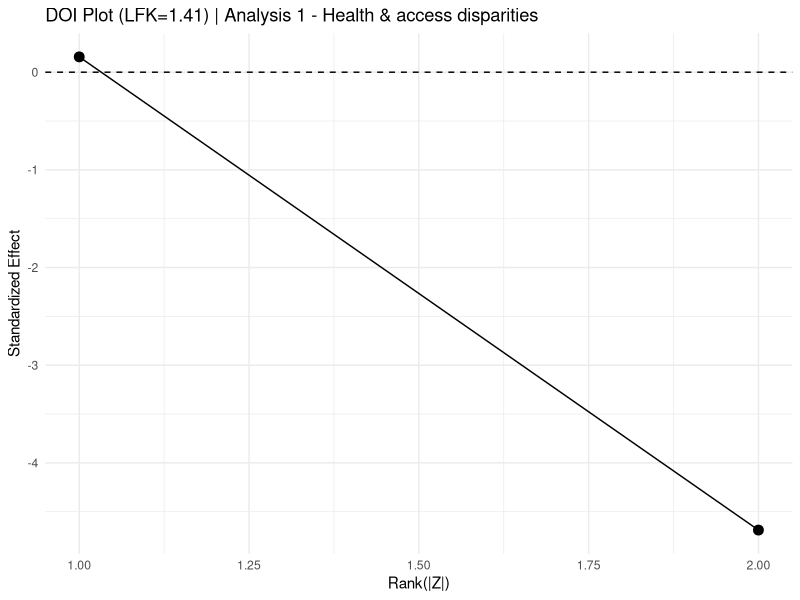
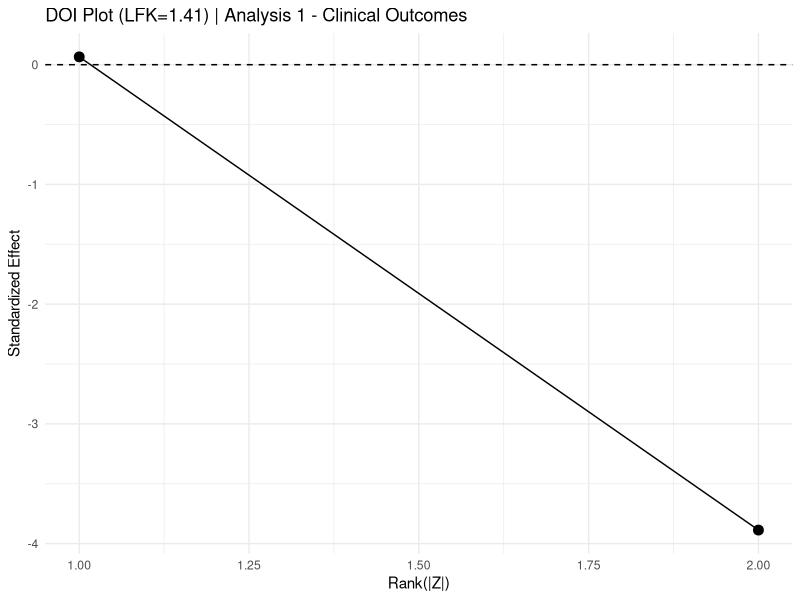
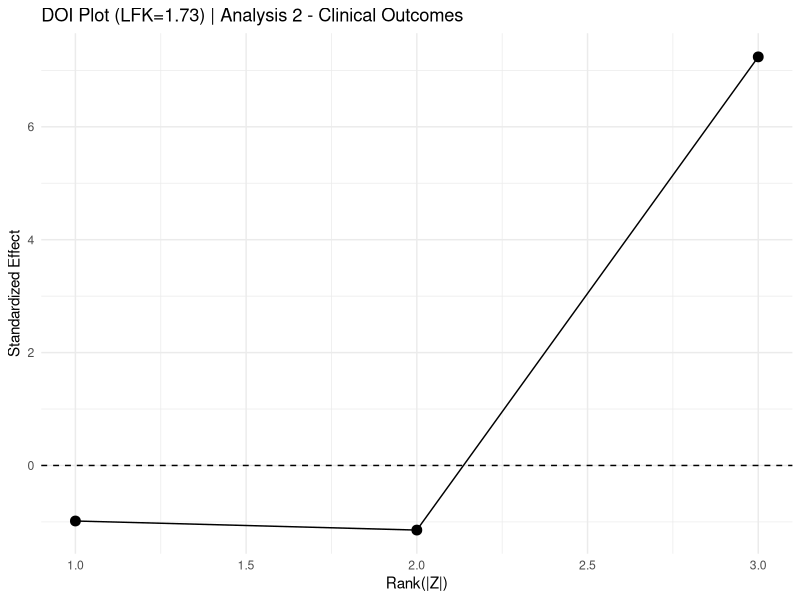
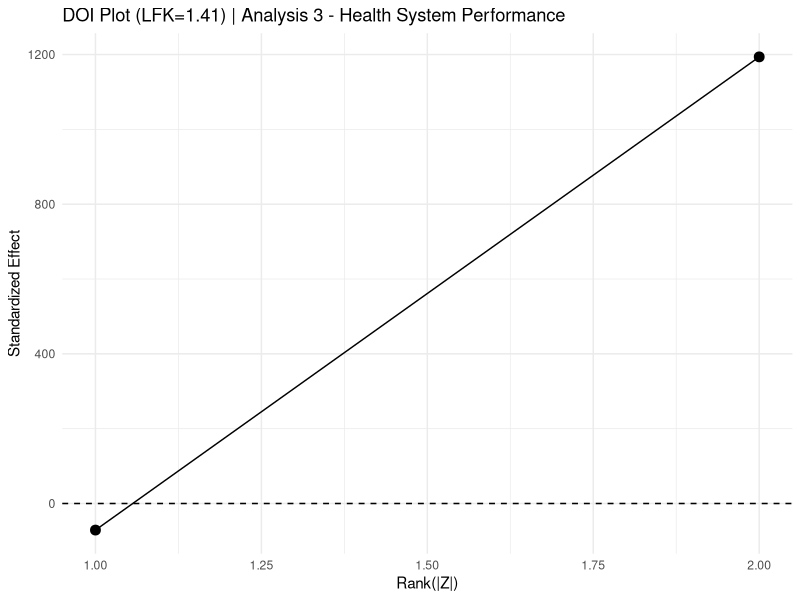
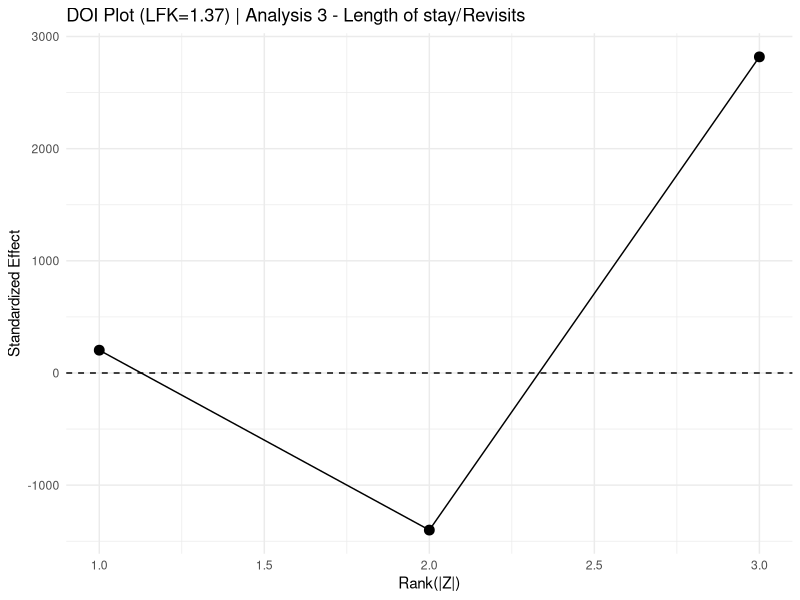
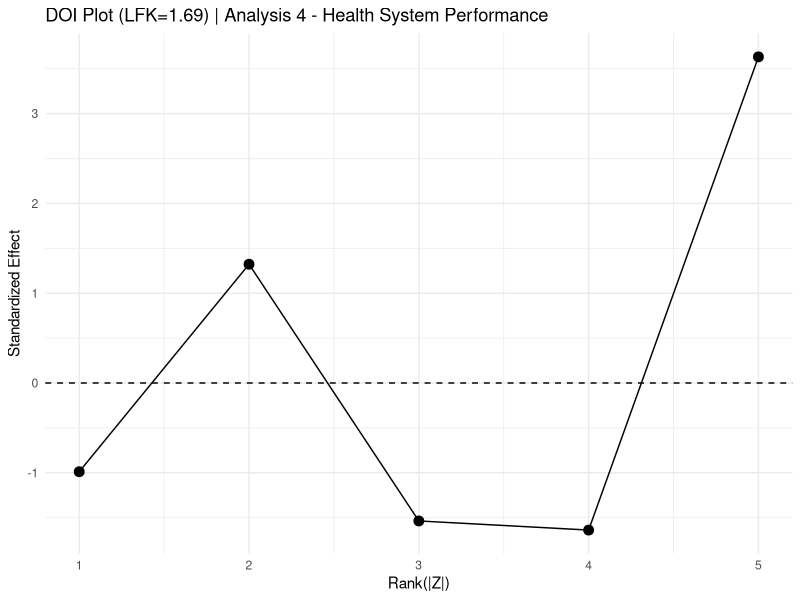
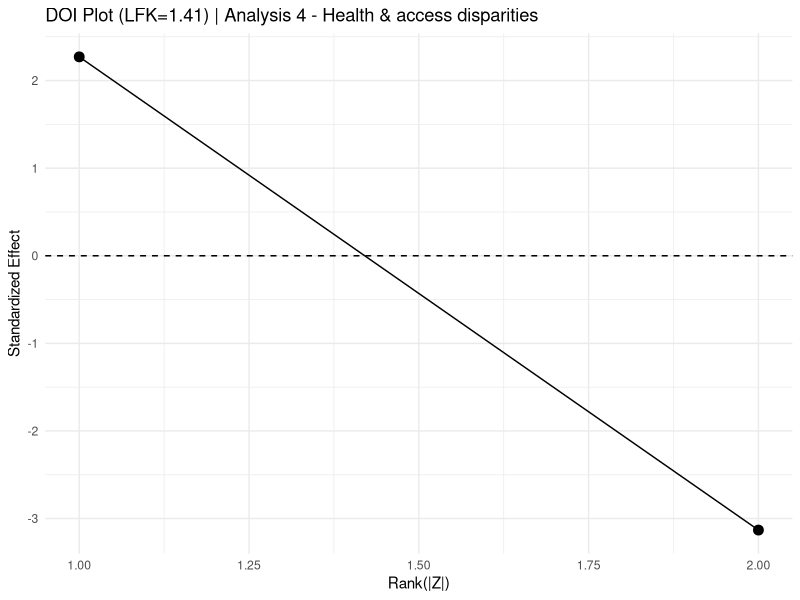
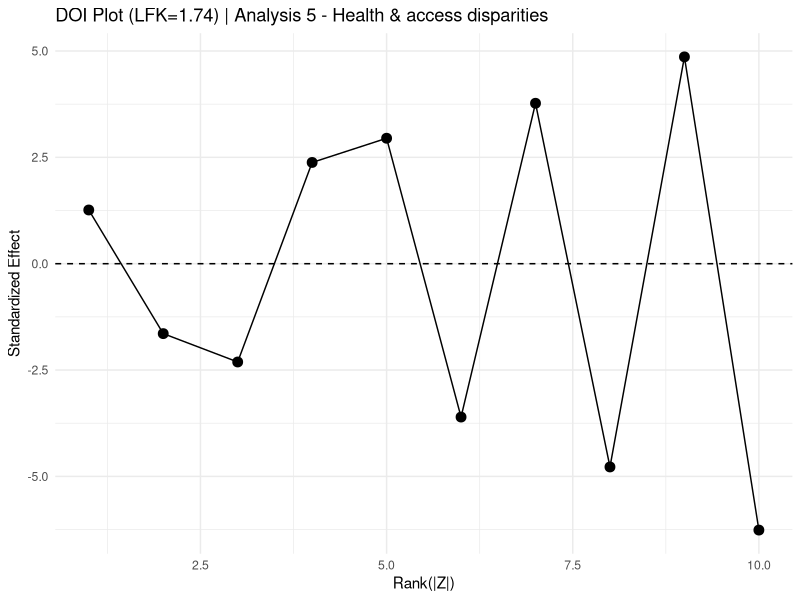

Source code (R) for these figures, in order:
library(readxl)
library(dplyr)
library(ggplot2)
library(stringr)

meta_data <- read_excel("Meta-analysis data (3).xlsx")

required_cols <- c("Effect_Size","Variance","Analysis_ID",
                   "Outcome_Measure","Study_Title")

missing_cols <- setdiff(required_cols, names(meta_data))
if(length(missing_cols)>0) stop("Missing columns: ", paste(missing_cols,collapse=", "))

meta_data <- meta_data %>%
  mutate(
    Effect_Size = as.numeric(Effect_Size),
    Variance = as.numeric(Variance),
    Analysis_ID = as.character(Analysis_ID),
    Outcome_Measure = as.character(Outcome_Measure)
  ) %>%
  filter(!is.na(Effect_Size), !is.na(Variance), Variance > 0)

analysis_grid <- meta_data %>%
  distinct(Analysis_ID, Outcome_Measure)

compute_lfk <- function(TE,se){
  w <- 1/se^2
  pooled <- sum(w*TE)/sum(w)
  z <- (TE-pooled)/se
  left <- mean(z[z<0])
  right <- mean(z[z>=0])
  (right-left)/sd(z)
}

for(i in seq_len(nrow(analysis_grid))){
  
  id <- analysis_grid$Analysis_ID[i]
  om <- analysis_grid$Outcome_Measure[i]
  
  sub_df <- meta_data %>%
    filter(Analysis_ID==id & Outcome_Measure==om)
  
  cat("Processing:", id, "|", om, " | studies:", nrow(sub_df), "\n")
  
  if(nrow(sub_df) < 2){
    cat("Skipped (needs ≥2 studies)\n")
    next
  }
  
  sub_df$se <- sqrt(sub_df$Variance)
  
  lfk_val <- compute_lfk(sub_df$Effect_Size, sub_df$se)
  
  w <- 1/sub_df$se^2
  pooled <- sum(w*sub_df$Effect_Size)/sum(w)
  
  sub_df$z <- (sub_df$Effect_Size-pooled)/sub_df$se
  sub_df$rank <- rank(abs(sub_df$z))
  
  sub_df <- sub_df %>% arrange(rank)
  
  doi_plot <- ggplot(sub_df, aes(rank,z,group=1))+
    geom_line()+
    geom_point(size=3)+
    geom_hline(yintercept=0,linetype="dashed")+
    theme_minimal()+
    labs(
      title=paste0("DOI Plot (LFK=",round(lfk_val,2),") | Analysis ",id," - ",om),
      x="Rank(|Z|)",
      y="Standardized Effect"
    )
  
  filename <- paste0("doi_plot_", make.names(id), "_", make.names(om), ".png")
  
  ggsave(filename, doi_plot, width=7, height=5)
  print(doi_plot)
}
